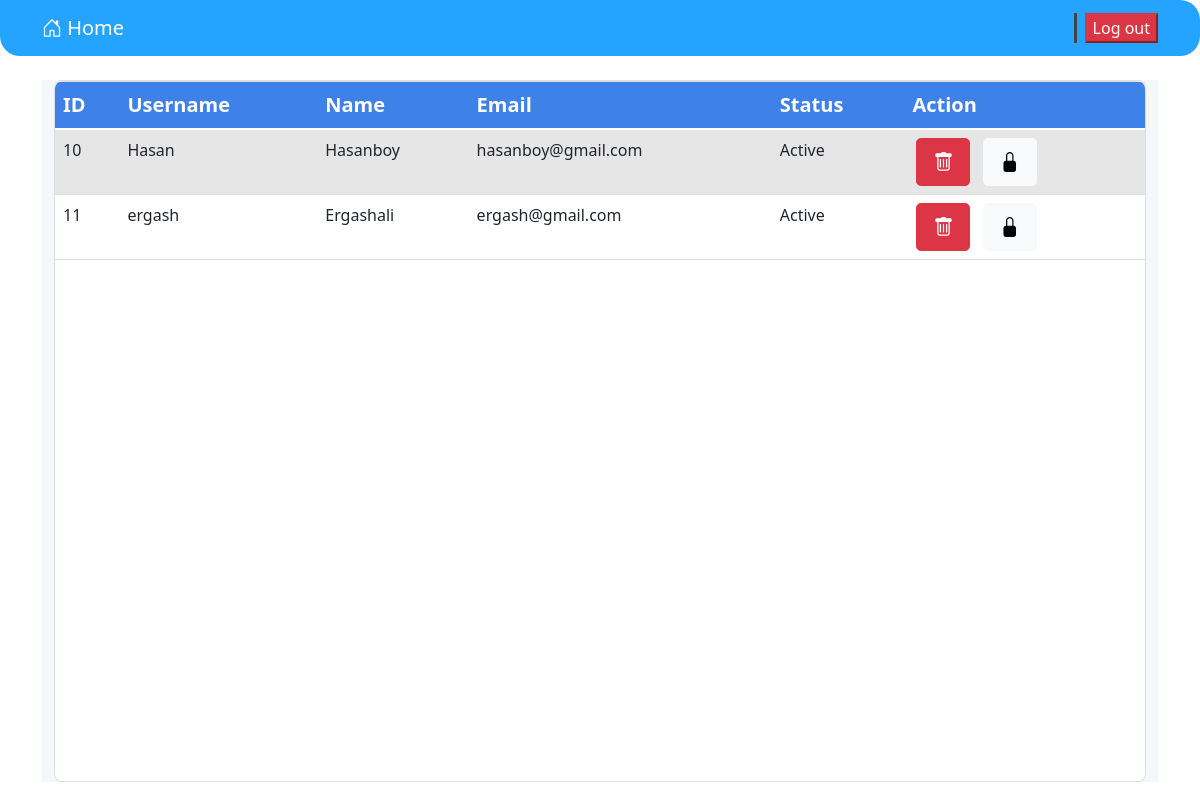
Before: /users (signed in) with the older database file.
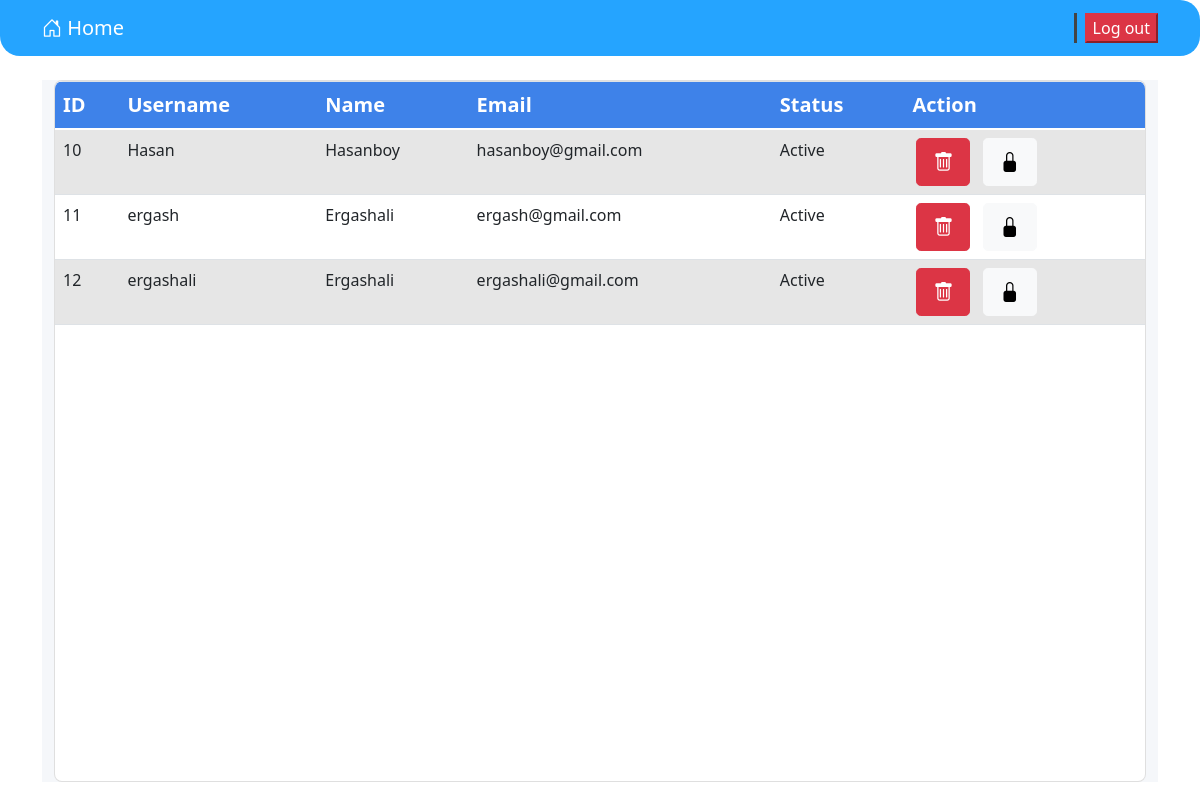
After: the same page with the newer database file.
### tables this page shows
CREATE TABLE "Users" (
	"name"	TEXT,
	"id"	INTEGER,
	"username"	TEXT,
	"email"	TEXT,
	"password"	TEXT,
	"status"	TEXT DEFAULT 'Active',
	PRIMARY KEY("id" AUTOINCREMENT)
);

### app.py (the view)
@app.route('/users')
def users():
    if not session.get('logged_in'):
        return redirect(url_for('login'))
    users = db.select_user_all()
    return render_template('users.html', users=users)

### database.py (called while the page is built)
    @property
    def connection(self):
        return sqlite3.connect(self.path_to_db)

    def execute(self, sql: str, parameters: tuple = None, fetchone=False, fetchall=False, commit=False):
        if not parameters:
            parameters = ()
        connection = self.connection
        cursor = connection.cursor()
        data = None
        cursor.execute(sql, parameters)
        if commit:
            connection.commit()
        if fetchall:
            data = cursor.fetchall()
        if fetchone:
            data = cursor.fetchone()
        connection.close()
        return data

    def select_user_all(self):
        return self.execute('SELECT * FROM Users;', fetchall=True)

### templates/users.html (shortened to what this page needs)
{% extends "base.html" %}
{% block content %}
<section class="intro mt-4">
    <div class="bg-image h-100" style="background-color: #f5f7fa;">
      <div class="mask d-flex align-items-center h-100">
        <div class="container">
          <div class="row justify-content-center">
            <div class="col-12">
              <div class="card">
                <div class="card-body p-0">
                  <div class="table-responsive table-scroll" data-mdb-perfect-scrollbar="true" style="position: relative; height: 700px">
                    <table class="table table-striped mb-0">
                      <thead style="background-color: #3e82e9;">
                          <tr>
                              <th scope="col">ID</th>
                              <th scope="col">Username</th>
                              <th scope="col">Name</th>
                              <th scope="col">Email</th>
                              <th scope="col">Status</th>
                              <th scope="col" class="pr-lg-2">Action</th>
                          </tr>
                      </thead>
                      <tbody>
                          {% for user in users %}
                          <tr> <td>{{user[1]}}</td>
                              <td>{{user[2]}}</td>
                              <td>{{user[0]}}</td>
                              <td>{{user[3]}}</td>
                              <td>{{user[5]}}</td>
                              <td><button id="{{ user[3] }}" class="btn btn-danger btn-lg mx-1 delete-button"><i class="bi bi-trash "></i></button>
                                {% if user[5] == 'Active' %}
                                <button id="{{ user[3] }}" class="btn btn-light btn-lg mx-1 button2"><i class="bi bi-lock-fill bi-7x"></i></button>
                            {% else %}
                                <button id="{{ user[3] }}" class="btn btn-light btn-lg mx-1 button2"><i class="bi bi-unlock-fill"></i></button>
                            {% endif %}
                              </td>
                          </tr>
                          {% endfor %}
                      </tbody>
                  </table>
                  </div>
                </div>
              </div>
            </div>
          </div>
        </div>
      </div>
    </div>
  </section>
{% endblock content %}

### templates/base.html (shortened to what this page needs)
<!DOCTYPE html>
<html lang="en">
<head>
  <link rel="stylesheet" href="{{ url_for('static', filename='vendors/bootstrap.css') }}">
  <link href="https://cdn.jsdelivr.net/npm/bootstrap@5.0.2/dist/css/bootstrap.min.css" rel="stylesheet">
  <link rel="stylesheet" href="https://cdn.jsdelivr.net/npm/bootstrap-icons@1.11.3/font/bootstrap-icons.min.css">
  <link href="{{ url_for('static', filename='style.css') }}" rel="stylesheet">
  <link rel="stylesheet" href="https://cdn.jsdelivr.net/npm/bootstrap-icons@1.3.0/font/bootstrap-icons.css">
</head>
<body>
  <nav class="navbar navbar-expand-sm">
    <div class="container">
      <a href="{{ url_for('index') }}" class="navbar-brand"><i class="bi bi-house-door"></i> Home</a>
      {% if session.logged_in %}
      <div class="collapse navbar-collapse" id="navbarCollapse">
        <ul class="navbar-nav ml-auto">
          <li class="nav-item active">
            <button id="logout" class="ml-2 btn-danger">Log out</button>
          </li>
        </ul>
      </div>
      {% endif %}
    </div>
  </nav>
  <main class="main">
    <div class="container">
      {% block content %}
      {% endblock content %}
    </div>
  </main>
</body>
</html>

### static/style.css (style rules this page uses)
body { overflow-x: hidden; background-image: url('images/image.png'); }
.navbar { background-color: #25a4ff; border-radius: 0 20px 20px 20px; }
.navbar-brand { color: #fff; }
.navbar .nav-item.active { border-left: #444 3px solid; }
html, body, .intro { height: 100%; }
table td, table th { text-overflow: ellipsis; white-space: nowrap; overflow: hidden; }
thead th { color: #fff; }
.card { border-radius: .5rem; }
.table-scroll { border-radius: .5rem; }
.table-scroll table thead th { font-size: 1.25rem; }
thead { top: 0; position: sticky; }

Changed rows visible on the page:
added Users: id "12", username "ergashali", name "Ergashali", email "ergashali@gmail.com", status "Active"
